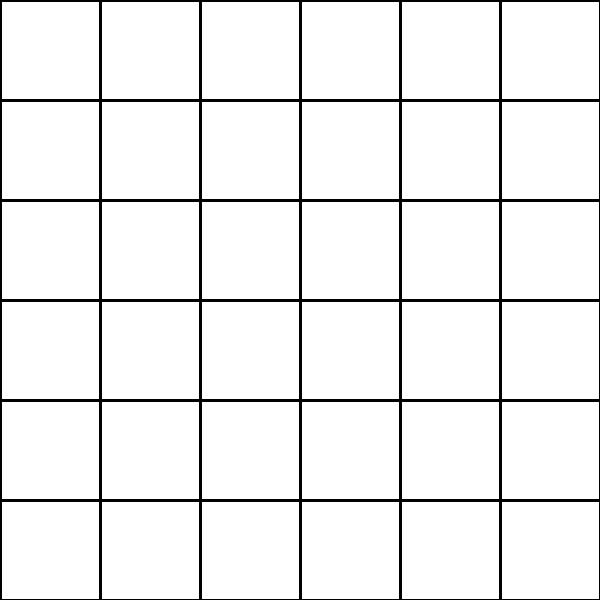
#> input picture TASK-1/Task_1/Task1A_Practice/gridImage.jpg, 600 x 600 px
$ python gridWrite.py
#> lines starting #> are read from the running program, lines starting #| are printed output that depends on the picture
# -*- coding: utf-8 -*-
"""
**************************************************************************
*                  IMAGE PROCESSING (e-Yantra 2016)
*                  ================================
*  This software is intended to teach image processing concepts
*
*  MODULE: Task1A
*  Filename: gridWrite.py
*  Version: 1.0.0
*  Date: October 13, 2016
*
*  Author: Jayant Solanki, e-Yantra Project, Department of Computer Science
*  and Engineering, Indian Institute of Technology Bombay.
*
*  Software released under Creative Commons CC BY-NC-SA
*
*  For legal information refer to:
*        http://creativecommons.org/licenses/by-nc-sa/4.0/legalcode
*
*
*  This software is made available on an “AS IS WHERE IS BASIS”.
*  Licensee/end user indemnifies and will keep e-Yantra indemnified from
*  any and all claim(s) that emanate from the use of the Software or
*  breach of the terms of this agreement.
*
*  e-Yantra - An MHRD project under National Mission on Education using
*  ICT(NMEICT)
*
**************************************************************************
"""
# Read the gridImage.jpg and display it.
# Go through the below code, it will write the numeral with and without their signs
# on the gridImage
# At the end, output the resultant image as output.jpg and also save it.
#=============================================================
#					Task1A begins
import cv2
import numpy as np
# Image size is of 600 by 600 pixels.
# Total gridlines are 7 veticals lines and 7 Horizontals lines
grid_line_x = 7
grid_line_y = 7
m=600/(grid_line_x-1)
n=600/(grid_line_y-1)
# Read Image
img_rgb = cv2.imread('gridImage.jpg')
#> img_rgb is the input picture: shape (600, 600, 3); min 0, max 255, mean 239.9
x,y=(50,50)
cv2.putText(img_rgb, '5', (x-m/4, y+n/4),cv2.FONT_HERSHEY_PLAIN, 5, (0, 0, 255), 4)
x,y=(350,150)
cv2.putText(img_rgb, '4', (x-m/4, y+n/4),cv2.FONT_HERSHEY_PLAIN, 5, (0, 0, 255), 4)
x,y=(550,250)
cv2.putText(img_rgb, '-7', (x-m/2, y+n/4),cv2.FONT_HERSHEY_PLAIN, 5, (0, 0, 255), 4)
x,y=(550,550)
cv2.putText(img_rgb, '9', (x-m/4, y+n/4),cv2.FONT_HERSHEY_PLAIN, 5, (0, 0, 255), 4)
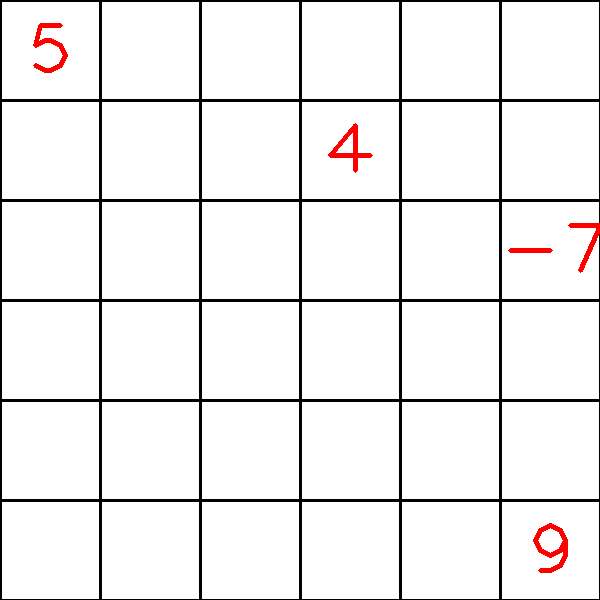
#> img_rgb: shape (600, 600, 3); mean B, G, R 238.2, 238.2, 239.9
# Show the image
cv2.imshow('output',img_rgb)
# Write the image
cv2.imwrite('output.jpg',img_rgb)
cv2.waitKey()
cv2.waitKey()
#=============================================================
# Your task1A ends here
